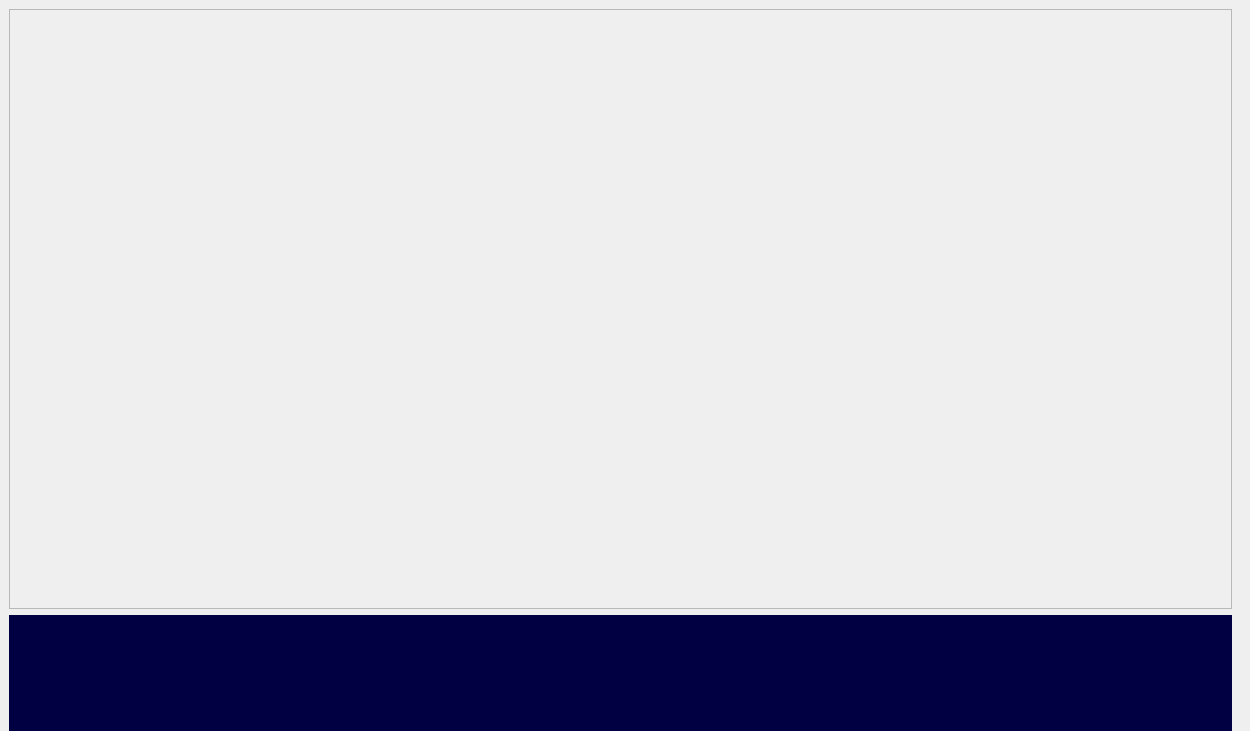
        <widget class="QWidget" name="tab_9">
         <property name="sizePolicy">
          <sizepolicy hsizetype="MinimumExpanding" vsizetype="MinimumExpanding">
           <horstretch>0</horstretch>
           <verstretch>0</verstretch>
          </sizepolicy>
         </property>
         <attribute name="title">
          <string>Spectrum</string>
         </attribute>
         <widget class="QFrame" name="verticalFrame_2">
          <property name="geometry">
           <rect>
            <x>0</x>
            <y>0</y>
            <width>1241</width>
            <height>722</height>
           </rect>
          </property>
          <property name="sizePolicy">
           <sizepolicy hsizetype="MinimumExpanding" vsizetype="MinimumExpanding">
            <horstretch>0</horstretch>
            <verstretch>0</verstretch>
           </sizepolicy>
          </property>
          <layout class="QGridLayout" name="gridLayout_6">
           <property name="sizeConstraint">
            <enum>QLayout::SetMinimumSize</enum>
           </property>
           <item row="1" column="0">
            <widget class="QWidget" name="widget_fft" native="true">
             <property name="sizePolicy">
              <sizepolicy hsizetype="MinimumExpanding" vsizetype="MinimumExpanding">
               <horstretch>0</horstretch>
               <verstretch>0</verstretch>
              </sizepolicy>
             </property>
             <property name="minimumSize">
              <size>
               <width>750</width>
               <height>540</height>
              </size>
             </property>
             <property name="maximumSize">
              <size>
               <width>2200</width>
               <height>1024</height>
              </size>
             </property>
             <property name="font">
              <font>
               <family>Sans Serif</family>
               <pointsize>10</pointsize>
               <weight>50</weight>
               <italic>false</italic>
               <bold>false</bold>
              </font>
             </property>
             <property name="styleSheet">
              <string notr="true">font: 10pt &quot;Sans Serif&quot;;
color: rgb(240, 240, 119);
background-color: rgb(0, 0, 67);

</string>
             </property>
             <layout class="QGridLayout" name="gridLayout_7">
              <property name="sizeConstraint">
               <enum>QLayout::SetNoConstraint</enum>
              </property>
             </layout>
            </widget>
           </item>
           <item row="0" column="0">
            <widget class="CPlotter" name="plotterFrame">
             <property name="minimumSize">
              <size>
               <width>0</width>
               <height>600</height>
              </size>
             </property>
             <property name="frameShape">
              <enum>QFrame::StyledPanel</enum>
             </property>
             <property name="frameShadow">
              <enum>QFrame::Raised</enum>
             </property>
            </widget>
           </item>
          </layout>
         </widget>
        </widget>
